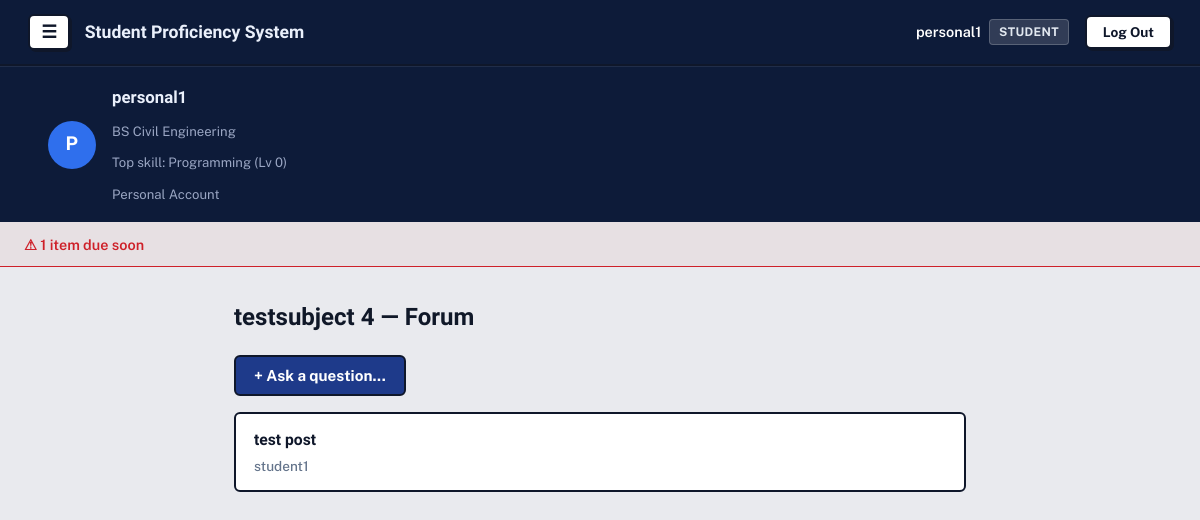
Page /forum/5/ (signed in) on the committed database.
### accounts/models.py (models this page shows, shortened)
class Profile(models.Model):
    ROLE_CHOICES = [
        ('student', 'Student'),
        ('teacher', 'Teacher'),
    ]
    MODE_CHOICES = [
        ('personal', 'Personal'),
        ('professional', 'Professional'),
    ]
    user = models.OneToOneField(
        User, on_delete=models.CASCADE, related_name='profile')
    role = models.CharField(max_length=10, choices=ROLE_CHOICES)
    mode = models.CharField(
        max_length=15, choices=MODE_CHOICES, blank=True, null=True)
    course = models.ForeignKey(
        Course, on_delete=models.SET_NULL, null=True, blank=True)
    @property
    def is_manager(self):
        return self.role == 'teacher' or self.mode == 'personal'

### avatar/models.py (models this page shows, shortened)
class Course(models.Model):
    name = models.CharField(max_length=100)

class StudentSkill(models.Model):
    student = models.ForeignKey(
        User, on_delete=models.CASCADE, related_name='skills')
    skill = models.ForeignKey(Skill, on_delete=models.CASCADE)
    points = models.PositiveIntegerField(default=0)
    class Meta:
        unique_together = ('student', 'skill')
    @property
    def level(self):
        return self.points // 100

class Skill(models.Model):
    CATEGORY_CHOICES = [
        ('general', 'General Education'),
        ('course', 'Course-Specific'),
        ('broad', 'Broad (Non-College)'),
    ]
    name = models.CharField(max_length=100)
    description = models.TextField(blank=True)
    category = models.CharField(
        max_length=10, choices=CATEGORY_CHOICES, default='course')
    course = models.ForeignKey(
        Course, on_delete=models.CASCADE, null=True, blank=True, related_name='skills')

### tracker/models.py (models this page shows, shortened)
class Subject(models.Model):
    name = models.CharField(max_length=100)
    teacher = models.ForeignKey(
        User, on_delete=models.CASCADE, related_name='subjects_taught')
    students = models.ManyToManyField(
        User, related_name='subjects_enrolled', blank=True)

### forum/models.py (models this page shows, shortened)
class ForumPost(models.Model):
    subject = models.ForeignKey(
        Subject, on_delete=models.CASCADE, related_name='posts', null=True, blank=True)
    course = models.ForeignKey(
        Course, on_delete=models.CASCADE, related_name='posts', null=True, blank=True)
    author = models.ForeignKey(User, on_delete=models.CASCADE)
    text = models.TextField()
    created_at = models.DateTimeField(auto_now_add=True)

### forum/views.py (the view)
# urls.py: path('<int:subject_id>/', views.forum_view, name='forum_view'),
@login_required
def forum_view(request, subject_id):
    subject = get_object_or_404(Subject, id=subject_id)
    posts = subject.posts.all().order_by('-created_at')
    if request.method == 'POST':
        form = ForumPostForm(request.POST)
        if form.is_valid():
            post = form.save(commit=False)
            post.subject = subject
            post.author = request.user
            post.save()
            return redirect('forum_view', subject_id=subject.id)
    else:
        form = ForumPostForm()
    bookmarked_ids = request.user.bookmark_set.values_list(
        'post_id', flat=True)
    return render(request, 'forum/forum_view.html', {
        'subject': subject, 'posts': posts, 'form': form, 'bookmarked_ids': bookmarked_ids
    })

### accounts/context_processors.py (called while the page is built)
def profile_banner(request):
    if not request.user.is_authenticated or request.user.profile.role != 'student':
        return {}
    top_skill = request.user.skills.order_by('-points').first()
    return {'top_skill': top_skill}

### tracker/models.py (called while the page is built)
    @property
    def due_soon(self):
        return 0 <= (self.deadline - timezone.now().date()).days <= 3

### forum/templates/forum/forum_view.html (shortened to what this page needs)
{% extends 'base.html' %}
{% block content %}
<h2>{{ subject.name }} — Forum</h2>
<div class="content-frame">
    <button id="askToggle" class="ask-question-btn">+ Ask a question...</button>
    <ul class="ruled-list">
        {% for post in posts %}
        <li>
            <div>
                <a href="{% url 'post_detail' post.id %}">{{ post.text|truncatewords:20 }}</a>
                <div class="muted-note">{{ post.author.username }}</div>
            </div>
        </li>
        {% empty %}
        <li>No questions yet.</li>
        {% endfor %}
    </ul>
</div>
{% endblock %}

### templates/base.html (shortened to what this page needs)
{% load static %}
<!DOCTYPE html>
<html lang="en">
<head>
    <link rel="stylesheet" href="{% static 'css/style.css' %}">
</head>
<body>
    <nav class="navbar">
        <div class="navbar-left">
            {% if user.is_authenticated %}
            <button id="menuToggle" class="menu-btn" aria-label="Menu">☰</button>
            {% endif %}
            <span class="brand">Student Proficiency System</span>
        </div>
        <div class="navbar-right">
            {% if user.is_authenticated %}
            <div class="user-badge">
                <span class="user-name">{{ user.username }}</span>
                <span class="role-pill">{{ user.profile.role|capfirst }}</span>
            </div>
            <form method="post" action="{% url 'logout' %}" class="logout-form">
                <button type="submit" class="btn-logout">Log Out</button>
            </form>
            {% else %}
            <a href="{% url 'login' %}" class="btn-auth">Log In</a>
            <a href="{% url 'signup' %}" class="btn-auth btn-signup">Sign Up</a>
            {% endif %}
        </div>
    </nav>
    {% if user.is_authenticated and user.profile.role == 'student' %}
    <div class="profile-banner">
        <div class="profile-banner-inner">
            <div class="profile-avatar-circle">{{ user.username|slice:":1"|upper }}</div>
            <div class="profile-info">
                <div class="profile-name">{{ user.username }}</div>
                <div class="profile-line">
                    {% if user.profile.course %}{{ user.profile.course.name }}{% else %}No course{% endif %}
                </div>
                <div class="profile-line">
                    {% if top_skill %}Top skill: {{ top_skill.skill.name }} (Lv {{ top_skill.level }}){% else %}No skills yet{% endif %}
                </div>
                <div class="profile-line">
                    {% if user.profile.mode == 'personal' %}Personal Account{% else %}Professional Account{% endif %}
                </div>
            </div>
        </div>
    </div>
    {% endif %}
    {% if reminder_count %}
    <div class="reminder-bar">
        <a href="{% url 'task_list' %}" class="reminder-btn">⚠ {{ reminder_count }} item{{ reminder_count|pluralize }} due soon</a>
    </div>
    {% endif %}
    <main class="page">
        {% block content %}
        {% endblock %}
    </main>
</body>
</html>

### rows in the picture
StudentSkill: skill.name "Programming", level "0"
Subject: name "testsubject 4"
ForumPost: text "test post", author.username "student1"

### other values in the picture
{{ user.username }} "personal1"
{{ user.profile.role|capfirst }} "STUDENT"
{{ user.username|slice:":1"|upper }} "P"
{{ user.profile.course.name }} "BS Civil Engineering"
{{ reminder_count }} "1"
